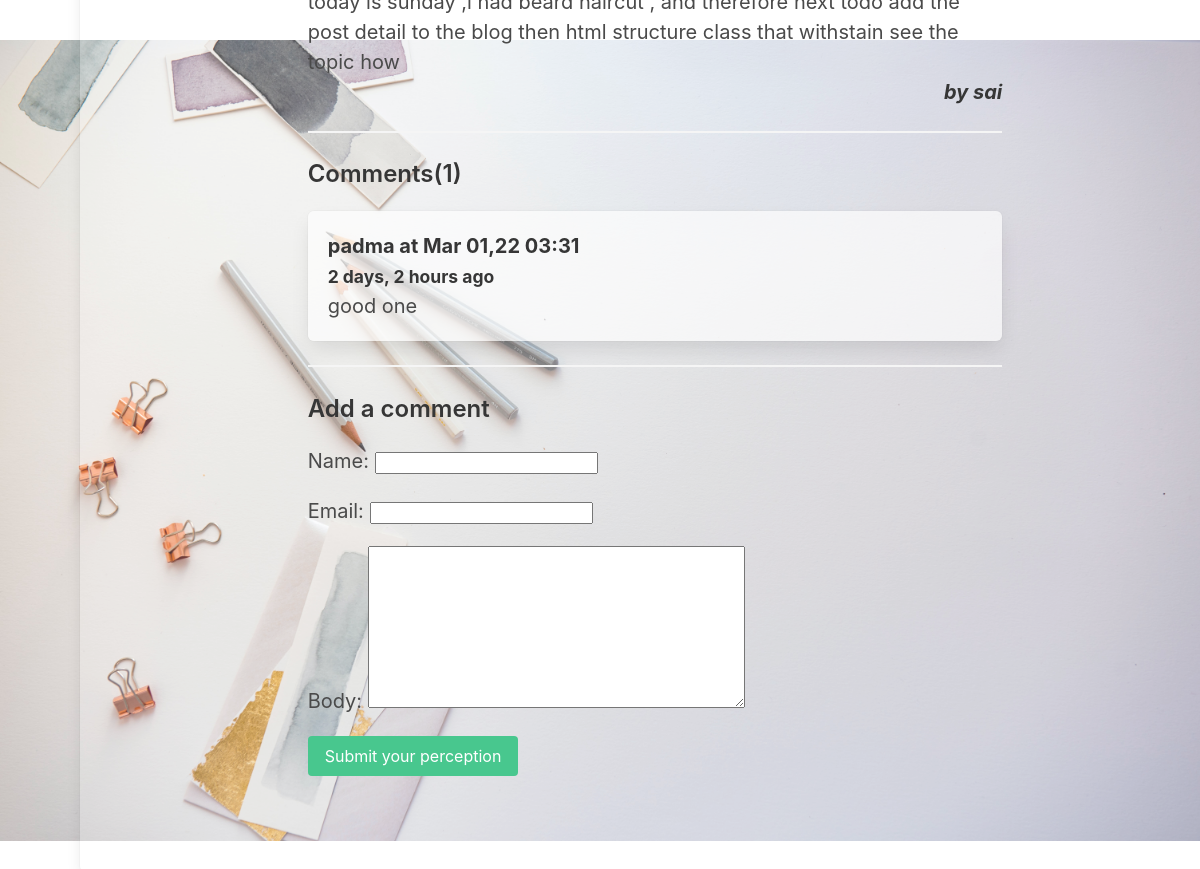
Screenshot of /postdetail/57 with the database file from the repository.
### myapi/models.py (models this page shows, shortened)
class Posts(models.Model):
    aurt = models.CharField(max_length=15,default=User)
    title = models.CharField(max_length=20)
    content = models.TextField()
    image = models.ImageField(upload_to='media/uploads/',blank=True,null=True)
    date = models.DateTimeField(blank=True,default=timezone.now)
    Username = models.ForeignKey(User, on_delete=models.CASCADE, null=True, default=1)
    class Meta:
        verbose_name_plural="Posts"
    class Meta:
        ordering = ['-date', ]

class User(models.Model):
        Username = models.CharField(max_length=40)
        email = models.CharField(max_length=50, unique=True)
        phone = models.CharField(max_length=30)
        pass1 = models.CharField(max_length=200)
        def __str__(self):
            return self.Username

class comment(models.Model):
    post = models.ForeignKey(Posts,null=True,related_name="comments",on_delete=models.CASCADE)
    name = models.CharField(max_length=255)
    email = models.EmailField()
    body = models.TextField()
    createdat = models.DateTimeField(blank=True,default=timezone.now)

### myapi/views.py (the view)
# urls.py: path('postdetail/<int:id>',postdetail,name="postdetail"),
def postdetail(request,id):
    pdata= Posts.objects.get(id=id)
    if request.method == 'POST':
        form = CommentForm(request.POST)
        if form.is_valid():
            comment = form.save(commit=False)
            comment.post = pdata
            comment.save()
            return redirect('postdetail',id=pdata.id)
    else:
        form = CommentForm()
    return render(request, "post_detail.html", {'pdata': pdata, 'form': form,"id":pdata.id})

### myapi/forms.py
class CommentForm(forms.ModelForm):
    class Meta:
        model = comment
        fields = ('name', 'email', 'body')

### myapi/templates/post_detail.html (shortened to what this page needs)
<!DOCTYPE html>
<html lang="en">
<head>
    <link rel="stylesheet" href="https://unpkg.com/bulma@0.9.3/css/bulma.min.css" />
  <link href="https://stackpath.bootstrapcdn.com/font-awesome/4.7.0/css/font-awesome.min.css" rel="stylesheet"
>
</head>
<body>
{% block body %}
{% if pdata.image %}
    <figure class="image mb-6">
        <img src="{{pdata.image.url}}">
    </figure>
<section class="section" style="position:absolute;
margin-top:-1050px; border-radius: 6px; height:fit-content; background-color: #ffffff3b;
box-shadow: 0 0.5em 1em -0.125em rgb(10 10 10 / 10%), 0 0 0 1px rgb(10 10 10 / 2%); border: 1px solid #fffffab; width:1150px;margin-left:80px; padding-bottom:-25px;">
          <div class="columns " style="padding-bottom:-25px;">
            <div class="column is-8 is-offset-2">
              <div class="content is-medium">
                <p>
                    <br><strong class="h3">by {{pdata.Username}}</strong><br>
                </p>
                  <hr>
                  <h2 class="subtitle is-4">Comments({{pdata.comments.all|length}})</h2>
                  {% for comment in pdata.comments.all %}
                    <article class="media box" style="background-color: #ffffffab;">
                        <div class="media-content">
                            <strong>{{comment.name}} at {{comment.createdat|date:'M d,y h:i'}} <br>
                                <small>{{comment.createdat|timesince}} ago</small></strong><br>
                                {{comment.body}}
                        </div>
                    </article>
                  {% endfor %}
                  <hr>
                  <h2 class="subtitle is-4">Add a comment</h2>
                <form method="post" class="mb-6" action="/postdetail/{{id}}">
                    {{form.as_p}}
                    <div class="field">
                        <div class="control">
                            <button class="button is-success" type="submit">Submit your perception</button>
                        </div>
                    </div>
                </form>
              </div>
            </div>
          </div>
        </section>
{% endif %}
{% endblock %}
</body>
</html>

### myapi/templates/post_detail.html (style rules this page uses)
img { background-repeat: no-repeat; background-attachment: fixed; }
.h3 { float:right; font-style: italic; }

### rows the page displays
Posts: image (picture), Username "sai", comments.all|length "1"
comment: name "padma", createdat "Mar 01,22 03:31", createdat "2 days, 2 hours", body "good one"
